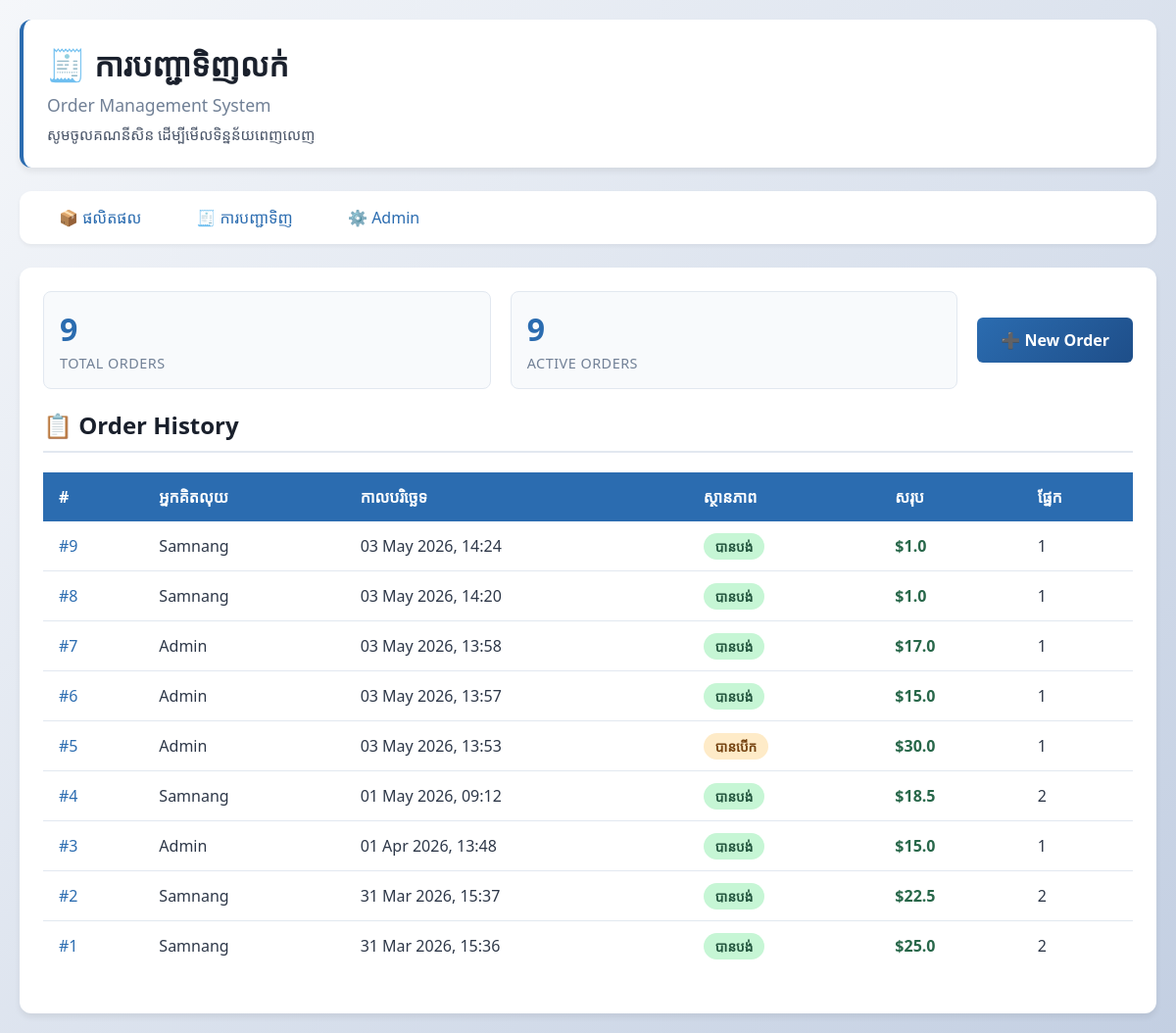
/sales/orders/, run on the app's committed database.
### sales/models.py (models this page shows, shortened)
class Order(models.Model):
    STATUS_CHOICES = [
        ('open',       'បានបើក'),
        ('paid',       'បានបង់'),
        ('refunded',   'បានសង'),
        ('cancelled',  'បានលុបចោល'),
    ]
    cashier    = models.CharField(max_length=100)           # ឈ្មោះ ឬ ID បុគ្គលិក
    status     = models.CharField(max_length=20, choices=STATUS_CHOICES, default='open')
    created_at = models.DateTimeField(auto_now_add=True)    # កំណត់ពេលបង្កើតការបញ្ជាទិញ
    notes      = models.TextField(blank=True)
    @property
    def total(self):
        subtotal = sum(item.subtotal for item in self.items.all())
        try:
            return float(subtotal) - float(self.discount.amount) #make sure to convert to float for accurate calculation
        except Discount.DoesNotExist:
            return float(subtotal) #make sure to convert to float for consistent return type
    class Meta:
        ordering = ['-created_at']

class OrderItem(models.Model):
    order      = models.ForeignKey(Order, on_delete=models.CASCADE, related_name='items')
    product    = models.ForeignKey(Product, on_delete=models.PROTECT)   # PROTECT ការពារការលុបផលិតផលដែលមានការលក់
    quantity   = models.PositiveIntegerField(default=1)
    unit_price = models.DecimalField(max_digits=8, decimal_places=2)    # តម្លៃនៅពេលលក់
    @property
    def subtotal(self):
        return self.unit_price * self.quantity

class Discount(models.Model):
    order       = models.OneToOneField(Order, on_delete=models.CASCADE, related_name='discount')
    description = models.CharField(max_length=200)   # ឧ. "ការបញ្ចុះតម្លៃបុគ្គលិក"
    amount      = models.DecimalField(max_digits=6, decimal_places=2)

### sales/views.py (the view)
# urls.py: path('orders/', views.order_list, name='order_list'),
def order_list(request):
    orders = Order.objects.all()
    return render(request, 'sales/order_list.html', {'orders': orders})

### sales/templates/sales/order_list.html (shortened to what this page needs)
<!DOCTYPE html>
<html lang="km">
<head>
</head>
<body>
    <div class="container">
        <div class="header">
            <h1>🧾 ការបញ្ជាទិញលក់</h1>
            <p>Order Management System</p>
            <p style="margin: 8px 0 0 0; color: #4a5568; font-size: 0.95em;">
            {% if user.is_authenticated %}
            ស្វាគមន៍, <strong>{{ user.username }}</strong>
            {% else %}
            សូមចូលគណនីសិន ដើម្បីមើលទិន្នន័យពេញលេញ
            {% endif %}
            </p>
        </div>
        <div class="nav">
            <a href="/sales/products_list/">📦 ផលិតផល</a>
            <a href="/sales/orders/">🧾 ការបញ្ជាទិញ</a>
            <a href="/admin/">⚙️ Admin</a>
        </div>
        <div class="content-section">
            <div
                style="display: flex; justify-content: space-between; align-items: center; margin-bottom: 20px; flex-wrap: wrap; gap: 20px;">
                <div class="stats" style="margin-bottom: 0; flex: 1;">
                    <div class="stat-card">
                        <div class="stat-number">{{ orders|length }}</div>
                        <div class="stat-label">Total Orders</div>
                    </div>
                    <div class="stat-card">
                        <div class="stat-number">{{ orders|length|add:"0" }}</div>
                        <div class="stat-label">Active Orders</div>
                    </div>
                </div>
                <a href="/sales/orders/new/"
                    style="background: linear-gradient(135deg, #2b6cb0 0%, #1e4e89 100%); color: white; padding: 12px 24px; border-radius: 6px; text-decoration: none; font-weight: 600; transition: all 0.2s; white-space: nowrap;">➕
                    New Order</a>
            </div>
            <h2 class="section-title">📋 Order History</h2>
            <table>
                <thead>
                    <tr>
                        <th>#</th>
                        <th>អ្នកគិតលុយ</th>
                        <th>កាលបរិច្ឆេទ</th>
                        <th>ស្ថានភាព</th>
                        <th>សរុប</th>
                        <th>ផ្នែក</th>
                    </tr>
                </thead>
                <tbody>
                    {% for order in orders %}
                    <tr>
                        <td><a href="/sales/orders/{{ order.pk }}/items/" class="order-link">#{{ order.pk }}</a></td>
                        <td>{{ order.cashier }}</td>
                        <td>{{ order.created_at|date:"d M Y, H:i" }}</td>
                        <td>
                            <span class="status-badge status-{{ order.status|lower }}">
                                {{ order.get_status_display }}
                            </span>
                        </td>
                        <td style="font-weight: 600; color: #276749;">${{ order.total }}</td>
                        <td>{{ order.items.count }}</td>
                    </tr>
                    {% endfor %}
                </tbody>
            </table>
        </div>
    </div>
</body>
</html>

### sales/templates/sales/order_list.html (style rules this page uses)
* { box-sizing: border-box; }
body { font-family: 'Segoe UI', Tahoma, Geneva, Verdana, sans-serif; margin: 0; padding: 0; background: linear-gradient(135deg, #f5f7fa 0%, #c3cfe2 100%); min-height: 100vh; color: #2d3748; }
.container { max-width: 1200px; margin: 0 auto; padding: 20px; }
.header { background: white; border-radius: 12px; padding: 24px; margin-bottom: 24px; box-shadow: 0 4px 6px rgba(0, 0, 0, 0.07); border-left: 4px solid #2b6cb0; }
.header h1 { margin: 0; color: #1a202c; font-size: 2em; }
.header p { margin: 8px 0 0 0; color: #718096; font-size: 1.1em; }
.nav { background: white; border-radius: 12px; padding: 16px 24px; margin-bottom: 24px; box-shadow: 0 2px 4px rgba(0, 0, 0, 0.05); }
.nav a { color: #2b6cb0; text-decoration: none; margin-right: 20px; font-weight: 500; padding: 8px 16px; border-radius: 6px; transition: all 0.2s; }
.content-section { background: white; border-radius: 12px; padding: 24px; box-shadow: 0 4px 6px rgba(0, 0, 0, 0.07); }
.section-title { font-size: 1.5em; color: #1a202c; margin-bottom: 20px; border-bottom: 2px solid #e2e8f0; padding-bottom: 10px; }
table { width: 100%; border-collapse: collapse; margin-bottom: 20px; }
th { background: #2b6cb0; color: white; padding: 14px 16px; text-align: left; font-weight: 600; }
td { padding: 14px 16px; border-bottom: 1px solid #e2e8f0; }
tr:last-child td { border-bottom: none; }
.status-badge { padding: 4px 12px; border-radius: 20px; font-size: 0.85em; font-weight: bold; text-transform: uppercase; }
.status-paid { background: #c6f6d5; color: #22543d; }
.status-open { background: #feebc8; color: #744210; }
.order-link { color: #2b6cb0; text-decoration: none; font-weight: 500; }
.stats { display: flex; gap: 20px; margin-bottom: 20px; flex-wrap: wrap; }
.stat-card { background: #f8fafc; border-radius: 8px; padding: 16px; border: 1px solid #e2e8f0; flex: 1; min-width: 150px; }
.stat-number { font-size: 2em; font-weight: bold; color: #2b6cb0; margin-bottom: 4px; }
.stat-label { color: #718096; font-size: 0.9em; text-transform: uppercase; letter-spacing: 0.5px; }

### data on the page
Order: pk "9", cashier "Samnang", created_at "03 May 2026, 14:24", status "បានបង់", total "1.0", items.count "1"
Order: pk "8", cashier "Samnang", created_at "03 May 2026, 14:20", status "បានបង់", total "1.0", items.count "1"
Order: pk "7", cashier "Admin", created_at "03 May 2026, 13:58", status "បានបង់", total "17.0", items.count "1"
Order: pk "6", cashier "Admin", created_at "03 May 2026, 13:57", status "បានបង់", total "15.0", items.count "1"
Order: pk "5", cashier "Admin", created_at "03 May 2026, 13:53", status "បានបើក", total "30.0", items.count "1"
Order: pk "4", cashier "Samnang", created_at "01 May 2026, 09:12", status "បានបង់", total "18.5", items.count "2"
Order: pk "3", cashier "Admin", created_at "01 Apr 2026, 13:48", status "បានបង់", total "15.0", items.count "1"
Order: pk "2", cashier "Samnang", created_at "31 Mar 2026, 15:37", status "បានបង់", total "22.5", items.count "2"
Order: pk "1", cashier "Samnang", created_at "31 Mar 2026, 15:36", status "បានបង់", total "25.0", items.count "2"

### other printed values
{{ orders|length }} "9"
{{ orders|length|add:"0" }} "9"
